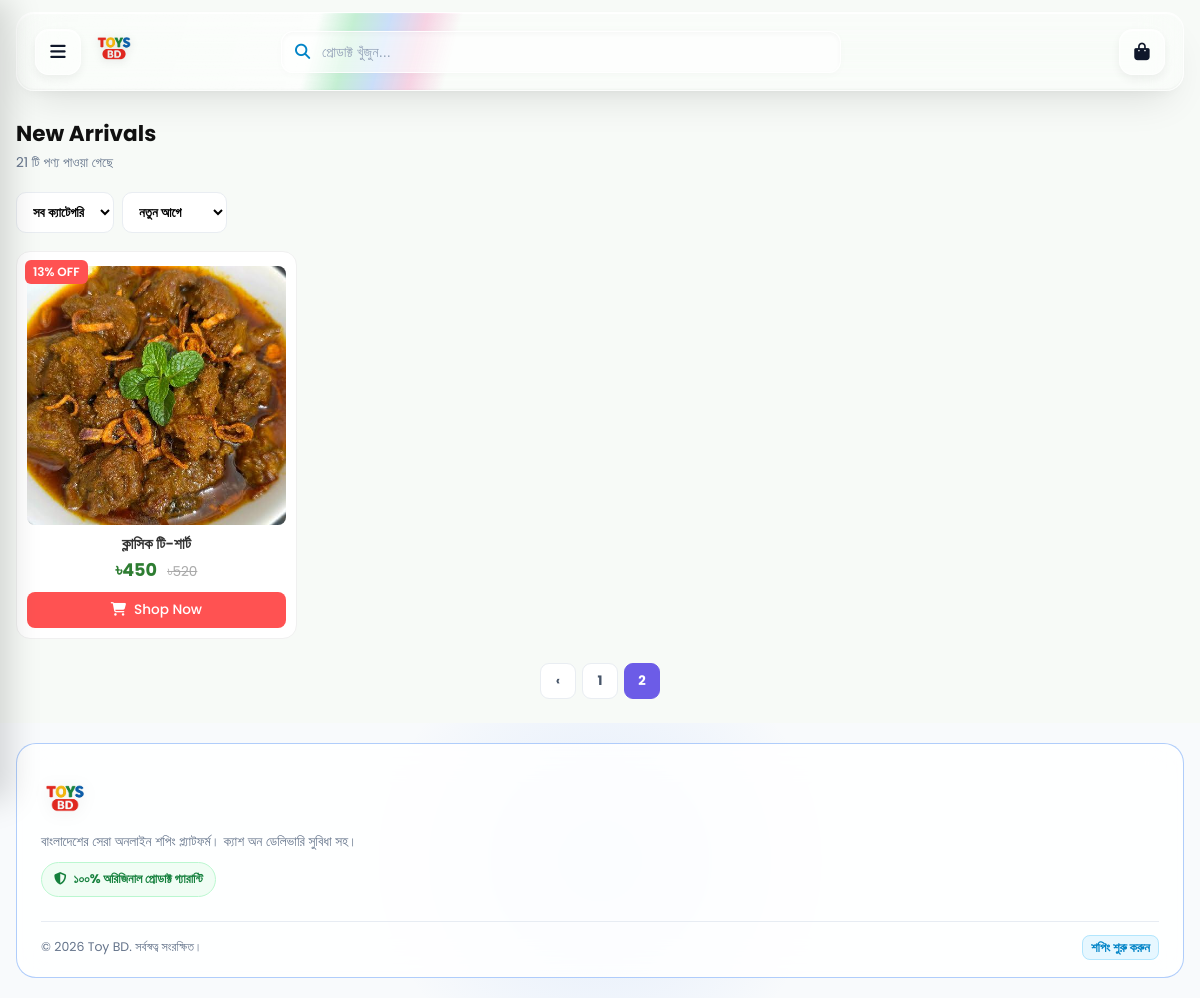
The app's page /shop.php?sort=new&section=2&page=2 with its own data.
### tables this page shows
CREATE TABLE `home_sections` (
  `id` int(10) unsigned NOT NULL AUTO_INCREMENT,
  `title` varchar(120) NOT NULL,
  `subtitle` varchar(255) DEFAULT NULL,
  `type` varchar(20) NOT NULL DEFAULT 'manual',
  `category_id` int(11) DEFAULT NULL,
  `product_limit` int(11) NOT NULL DEFAULT 12,
  `sort_order` int(11) NOT NULL DEFAULT 0,
  `active` tinyint(1) NOT NULL DEFAULT 1,
  `show_see_all` tinyint(1) NOT NULL DEFAULT 1,
  `new_default` tinyint(1) NOT NULL DEFAULT 0,
  `created_at` timestamp NOT NULL DEFAULT current_timestamp(),
  PRIMARY KEY (`id`),
  KEY `idx_active_sort` (`active`,`sort_order`)
);

CREATE TABLE `products` (
  `id` int(11) NOT NULL AUTO_INCREMENT,
  `category_id` int(11) DEFAULT NULL,
  `name` varchar(255) NOT NULL,
  `sku` varchar(40) DEFAULT NULL,
  `description` text DEFAULT NULL,
  `price` decimal(10,2) NOT NULL,
  `compare_at_price` decimal(10,2) DEFAULT NULL,
  `stock` int(11) NOT NULL DEFAULT 0,
  `tags` varchar(255) DEFAULT NULL,
  `specifications` text DEFAULT NULL,
  `image` varchar(400) DEFAULT NULL,
  `active` tinyint(1) NOT NULL DEFAULT 1,
  `created_at` timestamp NOT NULL DEFAULT current_timestamp(),
  `sold_count` int(11) NOT NULL DEFAULT 0,
  `is_featured` tinyint(1) NOT NULL DEFAULT 0,
  `badge_color` varchar(20) DEFAULT NULL,
  `is_new_arrival` tinyint(1) NOT NULL DEFAULT 1,
  PRIMARY KEY (`id`),
  KEY `category_id` (`category_id`),
  KEY `idx_products_stock` (`stock`),
  CONSTRAINT `products_ibfk_1` FOREIGN KEY (`category_id`) REFERENCES `categories` (`id`) ON DELETE SET NULL
);

### includes/home_sections.php (called while the page is built, shortened)
<?php
if (!function_exists('hs_types')) {
  function hs_get(PDO $pdo, int $id): ?array {
    $st = $pdo->prepare("SELECT * FROM home_sections WHERE id = ?");
    $st->execute([$id]);
    return $st->fetch() ?: null;
  }
  function hs_query_parts(array $sec, bool $named = false): array {
    $type = (string)($sec['type'] ?? 'manual');
    $join = '';
    $where = 'p.active = 1';
    $params = [];
    $ph = fn(string $n) => $named ? ':' . $n : '?';
    $put = function (string $n, $v) use (&$params, $named) { if ($named) $params[':' . $n] = $v; else $params[] = $v; };
    switch ($type) {
      case 'manual':
      default:
        $join = 'JOIN home_section_products sp ON sp.product_id = p.id AND sp.section_id = ' . $ph('hs_sid');
        $order = 'sp.sort_order ASC, p.id DESC';
        break;
    }
    return [$join, $where, $order, $params];
  }
}

### includes/config.php (called while the page is built, shortened)
<?php
function h($s){ return htmlspecialchars(is_scalar($s) ? (string)$s : '', ENT_QUOTES, 'UTF-8'); }
function money_bd($n){ return '৳'.number_format((float)$n, 0); }
if (!function_exists('img_url')) {
  function img_url($path, ?string $fallback = null): string {
    $fallback = $fallback === null ? (BASE_URL.'/uploads/default.jpg') : $fallback;
    $path = trim((string)$path);
    $root = dirname(__DIR__);
    $rel  = ltrim($path, '/');
    if (stripos($rel, 'uploads/') === 0) {
      $abs = $root.'/'.$rel;
    } else {
      $abs = UPLOAD_DIR.'/'.$rel;
      $rel = 'uploads/'.$rel;
    }
    if (is_file($abs)) return BASE_URL.'/'.$rel;
    return $fallback;
  }
}
function img_fallback_url(): string {
  return BASE_URL.'/uploads/default.jpg';
}
?>

### shop.php (the view, shortened to what this page needs)
<?php
require_once __DIR__.'/includes/config.php';
require_once __DIR__.'/includes/home_sections.php';
$pdo = get_pdo();
$q        = trim($_GET['q'] ?? '');
$cat      = (int)($_GET['cat'] ?? 0);
$sort     = $_GET['sort'] ?? 'new';
$page     = max(1, (int)($_GET['page'] ?? 1));
$perPage  = 20;
$filter   = ($_GET['filter'] ?? '') === 'featured' ? 'featured' : '';
$sectionId = is_scalar($_GET['section'] ?? null) ? (int)$_GET['section'] : 0;
$secRow = null;
try {
  if ($sectionId > 0) {
    $secRow = hs_get($pdo, $sectionId);
  } elseif ($filter === 'featured') {
    $secRow = $pdo->query("SELECT * FROM home_sections WHERE active=1 AND LOWER(title) LIKE 'featured%' ORDER BY sort_order, id LIMIT 1")->fetch() ?: null;
  }
} catch (Throwable $e) { $secRow = null; }
$secJoin = '';
$secOrder = null;
$where  = ['p.active = 1'];
$params = [];
if ($secRow) {
  [$secJoin, $secWhere, $secOrderSql, $secParams] = hs_query_parts($secRow, true);
  $where[] = $secWhere;
  $params += $secParams;
}
$whereSql = implode(' AND ', $where);
$orderSql = match ($sort) {
  'price_asc'  => 'p.price ASC',
  'price_desc' => 'p.price DESC',
  'discount'   => '((p.compare_at_price - p.price) / NULLIF(p.compare_at_price,0)) DESC',
  default      => $secOrder ?? 'p.id DESC',
};
$soldSub = "(SELECT COALESCE(SUM(oi.qty),0) FROM order_items oi
             JOIN orders o ON o.id = oi.order_id
             WHERE oi.product_id = p.id AND o.status='delivered')";
$countStm = $pdo->prepare("SELECT COUNT(*) FROM products p $secJoin WHERE $whereSql");
$countStm->execute($params);
$total = (int)$countStm->fetchColumn();
$pages = max(1, (int)ceil($total / $perPage));
$page  = min($page, $pages);
$offset = ($page - 1) * $perPage;
$stm = $pdo->prepare("
  SELECT p.*, c.name AS cat_name, $soldSub AS sold_dynamic
  FROM products p
  $secJoin
  LEFT JOIN categories c ON c.id = p.category_id
  WHERE $whereSql
  ORDER BY $orderSql
  LIMIT $perPage OFFSET $offset
");
$stm->execute($params);
$products = $stm->fetchAll();
$catRow = null;
$pageTitle = $catRow ? $catRow['name']
  : ($q !== '' ? 'সার্চ: '.$q
  : ($secRow ? $secRow['title']
  : ($filter === 'featured' ? 'Featured Products' : 'সব প্রোডাক্ট')));
include __DIR__.'/includes/partials_header.php';
?>
<div class="wrap">
  <div class="page-title-bar" style="margin-top:8px">
    <div>
      <h2><?php echo h($pageTitle); ?></h2>
      <p><?php echo $total; ?> টি পণ্য পাওয়া গেছে</p>
    </div>
  </div>
  <div class="shop-toolbar">
    <form method="get" action="shop.php" style="display:flex;gap:8px;flex-wrap:wrap;flex:1;min-width:220px">
      <select name="cat" onchange="this.form.submit()" aria-label="ক্যাটেগরি">
        <option value="0">সব ক্যাটেগরি</option>
      </select>
      <select name="sort" onchange="this.form.submit()" aria-label="সাজান">
        <option value="new"        <?php echo $sort==='new'?'selected':''; ?>>নতুন আগে</option>
      </select>
    </form>
  </div>
  <?php if (!$products): ?>
    <div class="empty-state">
      <i class="fa-solid fa-magnifying-glass"></i>
      <h3>কোনো পণ্য পাওয়া যায়নি</h3>
      <p>অন্য কিছু খুঁজে দেখুন অথবা ফিল্টার পরিবর্তন করুন।</p>
      <a class="btn-pill" href="<?php echo BASE_URL; ?>/shop.php">সব প্রোডাক্ট দেখুন</a>
    </div>
  <?php else: ?>
    <div class="product-grid">
      <?php foreach ($products as $i => $card): ?>
        <?php include __DIR__.'/includes/partials_product_card.php'; ?>
      <?php endforeach; ?>
    </div>
    <?php if ($pages > 1): ?>
      <nav class="pagination" aria-label="পেজিনেশন">
        <?php
        $qsBase = ['q'=>$q, 'cat'=>$cat ?: '', 'sort'=>$sort, 'filter'=>$filter, 'section'=>$secRow ? (int)$secRow['id'] : ''];
        $mkUrl = function ($p) use ($qsBase) {
          $qs = array_filter($qsBase, fn($v) => $v !== '' && $v !== 0 && $v !== '0');
          $qs['page'] = $p;
          return 'shop.php?'.http_build_query($qs);
        };
        ?>
        <?php if ($page > 1): ?><a href="<?php echo h($mkUrl($page-1)); ?>" aria-label="আগের পেজ">‹</a><?php endif; ?>
        <?php
        $start = max(1, $page - 2);
        $end   = min($pages, $page + 2);
        for ($p = $start; $p <= $end; $p++) {
          echo $p === $page
            ? '<span class="current">'.$p.'</span>'
            : '<a href="'.h($mkUrl($p)).'">'.$p.'</a>';
        }
        ?>
      </nav>
    <?php endif; ?>
  <?php endif; ?>
</div>
<?php include __DIR__.'/includes/partials_footer.php'; ?>

### includes/partials_product_card.php (shortened to what this page needs)
<?php
$cardIndex  = isset($cardIndex) ? (int)$cardIndex : 0;
$cardAttrs  = $cardAttrs ?? '';
$pid    = (int)$card['id'];
$name   = (string)($card['name'] ?? '');
$price  = (float)($card['price'] ?? 0);
$old    = (float)($card['compare_at_price'] ?? 0);
$stock  = max(0, (int)($card['stock'] ?? 0));
$isOut  = ($stock <= 0);
$img    = img_url($card['image'] ?? '');
$discountPct = 0;
if ($old > $price && $old > 0) {
  $discountPct = (int)round((($old - $price) / $old) * 100);
}
$palette = ['#ff5252','#ff9800','#2196f3','#e91e63','#4caf50','#9c27b0','#00bcd4','#ff5722'];
$accent  = $card['badge_color'] ?: $palette[$cardIndex % count($palette)];
$detailUrl = BASE_URL.'/product_details.php?id='.$pid;
?>
<article class="fruit-card <?php echo $isOut ? 'is-out' : ''; ?> reveal <?php echo h($cardAttrs); ?>">
  <?php if ($discountPct > 0): ?>
    <span class="discount-badge" style="background-color:<?php echo h($accent); ?>"><?php echo $discountPct; ?>% OFF</span>
  <?php endif; ?>
  <a href="<?php echo h($detailUrl); ?>" class="fruit-img-link" aria-label="<?php echo h($name); ?>">
    <div class="fruit-img">
      <img src="<?php echo h($img); ?>" alt="<?php echo h($name); ?>" loading="lazy" decoding="async"
           width="300" height="300" onerror="this.onerror=null;this.src='<?php echo h(img_fallback_url()); ?>'">
    </div>
  </a>
  <h3><a href="<?php echo h($detailUrl); ?>"><?php echo h($name); ?></a></h3>
  <div class="fruit-price">
    <span class="main-price"><?php echo money_bd($price); ?></span>
    <?php if ($old > $price): ?><span class="strike-price"><?php echo money_bd($old); ?></span><?php endif; ?>
  </div>
  <button type="button"
          class="btn-add-cart"
          style="background-color:<?php echo h($isOut ? '#94a3b8' : $accent); ?>"
          data-product-id="<?php echo $pid; ?>"
          <?php echo $isOut ? 'disabled' : ''; ?>
          onclick="return addToCart(this.dataset.productId, event, this)">
    <i class="fa-solid <?php echo $isOut ? 'fa-ban' : 'fa-cart-shopping'; ?>"></i>
    <?php echo $isOut ? 'স্টক নেই' : 'Shop Now'; ?>
  </button>
</article>

### assets/css/theme.css (style rules this page uses)
:root { --primary-purple:#0284c7; --primary-dark:#0369a1; --accent-orange:#ff7043; --success-green:#2e7d32; --brand-blue:#0284c7; --brand-blue-dark:#0369a1; --bg-light:#f7faf7; --card-bg:#ffffff; --text-main:#0f172a; --text-muted:#64748b; --border-color:#e9edf2; --shadow-soft:0 20px 40px -15px rgba(0,0,0,.12); --shadow-card:0 4px 12px rgba(0,0,0,.05); --radius-lg:20px; --radius-md:14px; --radius-sm:8px; --header-h:64px; --bottom-nav-h:64px; }
*,*::before,*::after { box-sizing:border-box }
html { -webkit-text-size-adjust:100%;scroll-behavior:smooth;overflow-x:hidden;overflow-x:clip }
body { margin:0; font-family:'Poppins','Hind Siliguri',system-ui,-apple-system,'Segoe UI',sans-serif; background:var(--bg-light); color:var(--text-main); line-height:1.5; padding-bottom:calc(var(--bottom-nav-h) + env(safe-area-inset-bottom,0px)); }
@media (min-width:768px) { body { padding-bottom:0 } }
a { text-decoration:none;color:inherit }
img { max-width:100% }
h1,h2,h3,h4,h5,h6,p { margin:0 }
button { font-family:inherit }
.wrap { max-width:1200px;margin:0 auto;padding:0 16px }
.js-enabled .reveal { opacity:0;transform:translateY(40px) scale(.96);transition:opacity 1s cubic-bezier(.16,1,.3,1),transform 1s cubic-bezier(.16,1,.3,1) }
.js-enabled .reveal.is-visible { opacity:1;transform:none }

### records on screen
home_sections: title "New Arrivals"
products: discountPct "13", image (picture), name "ক্লাসিক টি-শার্ট", price "৳450", compare_at_price "৳520", stock "Shop Now"

### other values on screen
$total "21"
mb_substr($about, 0, 140) "বাংলাদেশের সেরা অনলাইন শপিং প্ল্যাটফর্ম। ক্যাশ অন ডেলিভারি সুবিধা সহ।"
$store_name "Toy BD"
